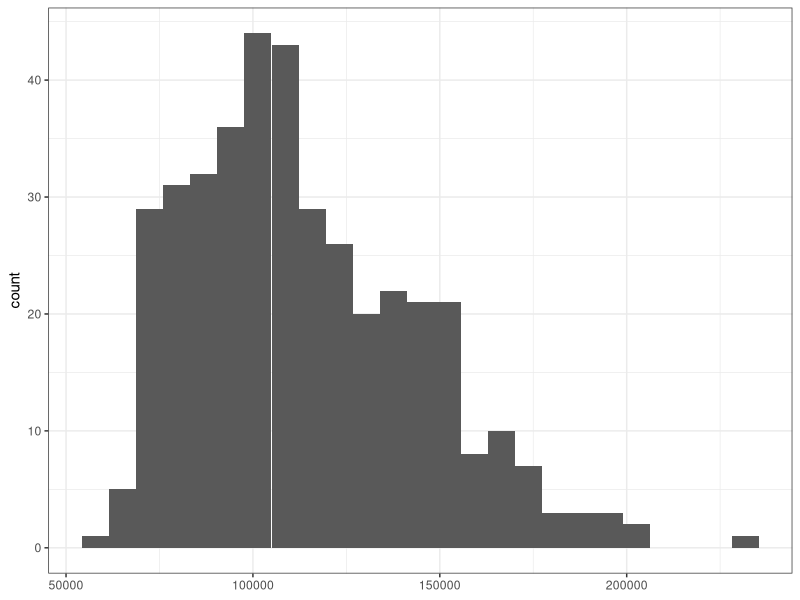
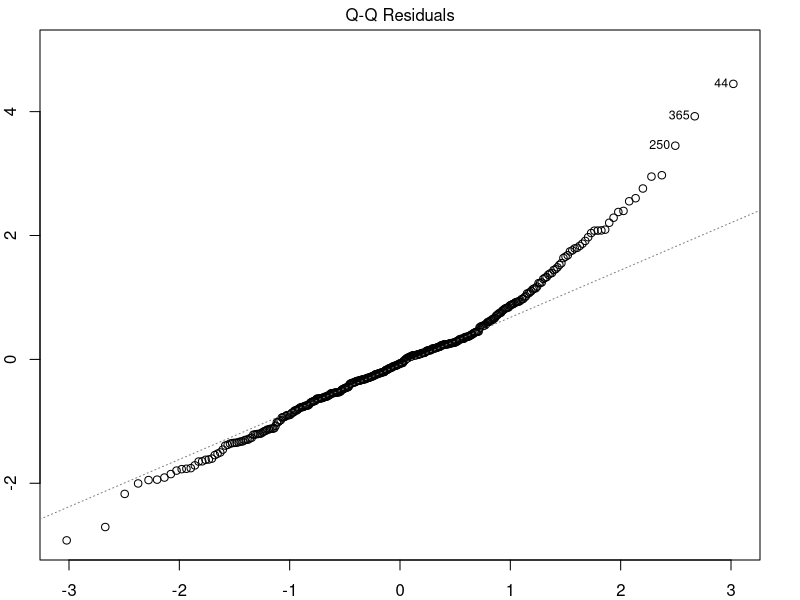
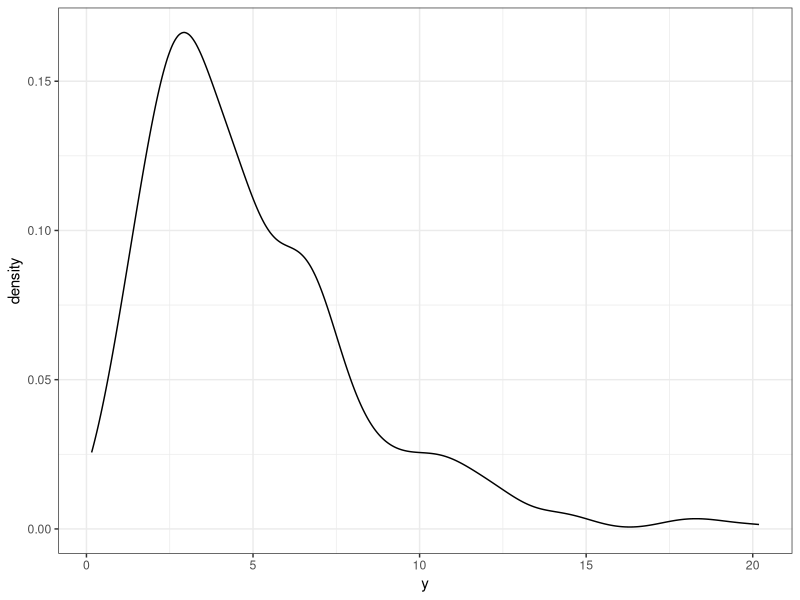
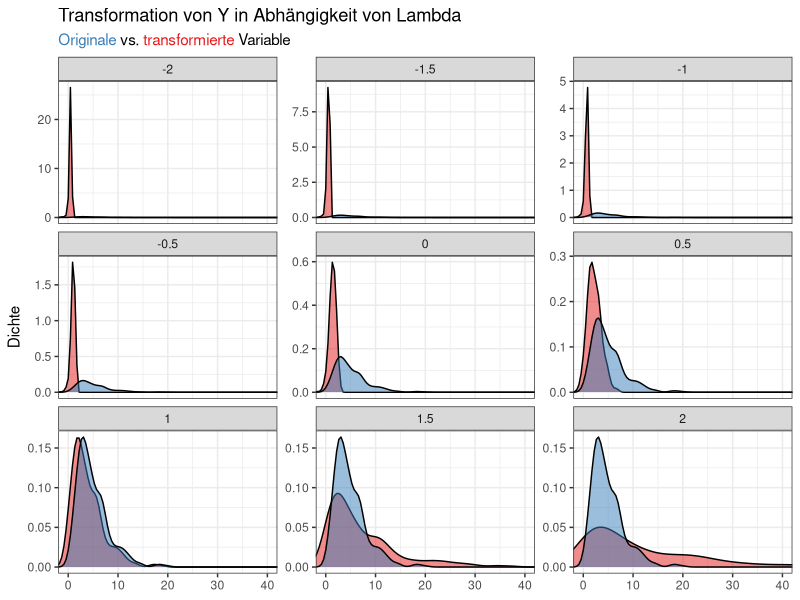
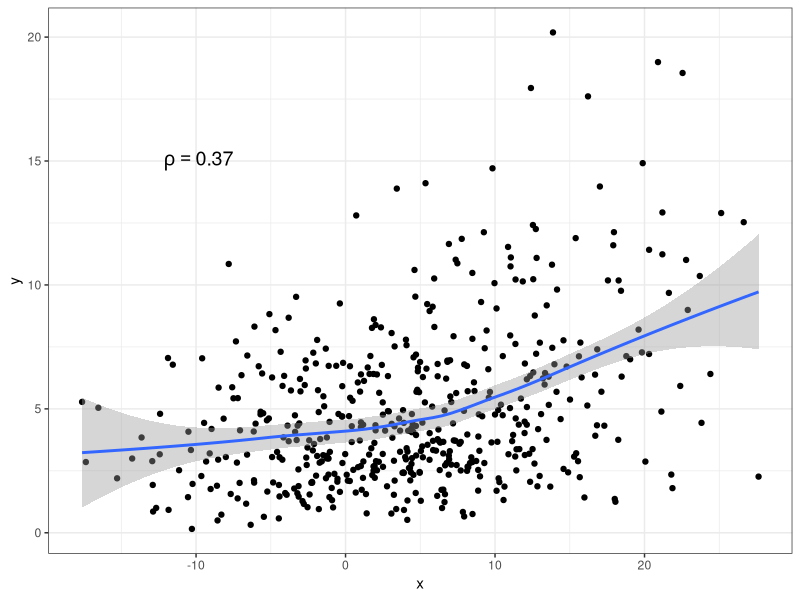
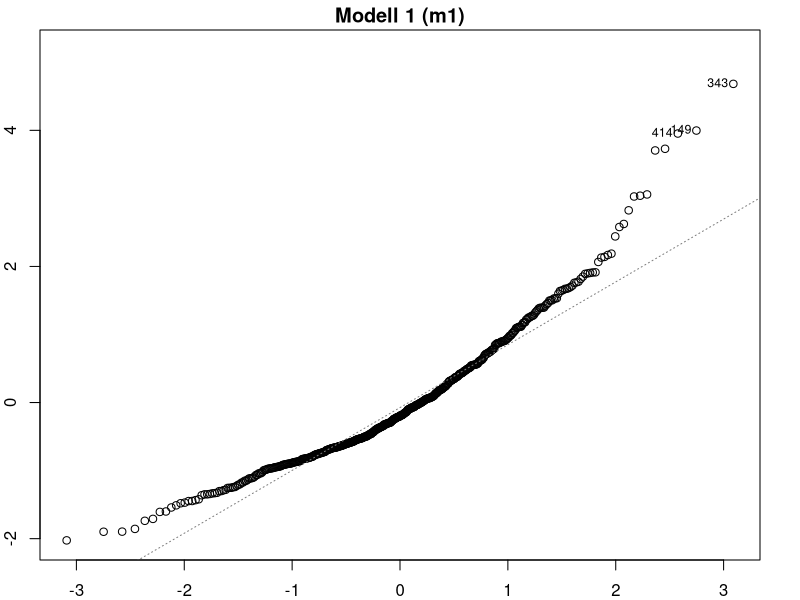

Generate these figures, in order, with R: (Note: this script raises an error after producing the figures.)
## ---- chunk 1
options(htmltools.dir.version = FALSE)
knitr::opts_chunk$set(dev = "svg")
knitr::opts_knit$set(global.par = TRUE)
par(mar = c(2, 2, 1.5, 2))


library(tidyverse)
library(ggtext)
theme_set(theme_bw())

library(car)
data(Salaries)
## ---- chunk 2
ggplot(Salaries, aes(salary)) +
  geom_histogram(bins = 25) +
  labs(x = NULL)
## ---- chunk 3
library(car)
data(Salaries)

## ---- chunk 4
head(Salaries)
## ---- chunk 5
model <- lm(salary ~ rank + yrs.service + yrs.since.phd +
              discipline, data = Salaries)
broom::tidy(summary(model))

broom::glance(summary(model))
## ---- chunk 6
plot(model, 2)
## ---- chunk 7
set.seed(202005)
## ---- chunk 8
# Simluierte Werte
df <- data.frame(y = rchisq(n = 500, df = 5))
## ---- chunk 9
ggplot(df, aes(y)) +
  geom_density() + 
  # geom_freqpoly(bins = 40) +
  theme_bw()
## ---- chunk 10
transform_box_cox <- function(y, lambda) {
  (y ^ lambda - 1)/lambda
}

df2 <- df %>%
  mutate(lambda = list(seq(-2, 2, by = .5))) %>%
  unnest(lambda) %>%
  mutate(y_trans = case_when(lambda == 0 ~ log(y),
                             TRUE ~ transform_box_cox(y, lambda)))

ggplot(df2, aes(y_trans)) +
  geom_density(fill = "#e41a1c", alpha = .5) +
  geom_density(aes(y), fill = "#377eb8", alpha = .5) +
  facet_wrap(~lambda, scales = "free_y") +
  coord_cartesian(xlim = c(0, 40)) +
  theme_bw() +
  theme(plot.subtitle = element_markdown()) +
  labs(title = "Transformation von Y in Abhängigkeit von Lambda",
       subtitle = "<span style='color:#377eb8'>Originale</span> vs. <span style='color:#e41a1c'>transformierte</span> Variable", x = NULL, y = "Dichte")
## ---- chunk 11
df <- df %>% 
  mutate(x = y + rnorm(500, mean = 0, sd = 8))
## ---- chunk 12
corr <- round(cor(df$x, df$y), 2)
label <- sprintf("~ rho == %0.2f", corr)

ggplot(df, aes(x, y)) +
  geom_point() +
  geom_smooth() +
  annotate("text", x = -10, y = 15, parse = TRUE, size = 5,
           label = label)
## ---- chunk 13
m1 <- lm(y ~ x, data = df)
## ---- chunk 14
plot(m1, 2, caption = NA, main = "Modell 1 (m1)")
## ---- chunk 15
par(mar = c(3, 4, 1, 2))
## ---- chunk 16
bc <- car::boxCox(m1)
best.lambda <- bc$x[which(bc$y == max(bc$y))]
best.lambda
## ---- chunk 17
transform_box_cox <- function(y, lambda) {
  (y ^ lambda - 1)/lambda
}

df <- mutate(df, y_trans = transform_box_cox(y, best.lambda))
## ---- chunk 18
df %>% 
  pivot_longer(c(y, y_trans)) %>% 
  ggplot(aes(value, fill = name)) +
  geom_density(alpha = .5) +
  labs(x = NULL, fill = NULL) +
  scale_fill_manual(values = c(y = "#377eb8", y_trans = "#e41a1c")) +
  theme(legend.position = c(.8, .8))
## ---- chunk 19
m2 <- lm(y_trans ~ x, data = df)
## ---- chunk 20
par(mar = c(2, 2, 1.5, 2))
## ---- chunk 21
plot(m1, 2, caption = NA, main = "Modell 1 (m1)")
## ---- chunk 22
plot(m2, 2, caption = NA, main = "Modell 2 (m2)")
## ---- chunk 23
pdata <- data.frame(x = 1:50) %>% 
  broom::augment(m2, newdata = .) %>% 
  mutate(.fitted_trans = (.fitted * best.lambda + 1)^(1/best.lambda),
         marginal_diff = lead(.fitted_trans) - .fitted_trans)

library(patchwork)
p1 <- pdata %>% 
  ggplot(aes(x, .fitted_trans)) +
  geom_line() +
  geom_point() 

p2 <- pdata %>% 
  ggplot(aes(x, marginal_diff)) +
  geom_line() +
  geom_point() +
  labs(y = "Marginale Veränderung in Y")

p1 + p2
## ---- chunk 24
bc <- car::boxCox(model, plotit = FALSE)
(best.lambda <- bc$x[which(bc$y == max(bc$y))])

Salaries$salary_t <- transform_box_cox(Salaries$salary, best.lambda)
## ---- chunk 25
Salaries %>% 
  pivot_longer(starts_with("salary")) %>% 
  ggplot(aes(value)) +
  geom_freqpoly(bins = 12) +
  facet_wrap(~name, scales = "free_x", nrow = 1) +
  labs(x = NULL, y = NULL)
## ---- chunk 26
new_model <- lm(salary_t ~ rank + yrs.service + yrs.since.phd + 
                  discipline, data = Salaries)
broom::tidy(summary(new_model))

broom::glance(summary(new_model))

## ---- chunk 27
par(mar = c(2, 2, 1.5, 2))
## ---- chunk 28
plot(model, 2, caption = NA, main = "Modell 1 (model)")
## ---- chunk 29
plot(new_model, 2, caption = NA, main = "Modell 2 (new_model)")
